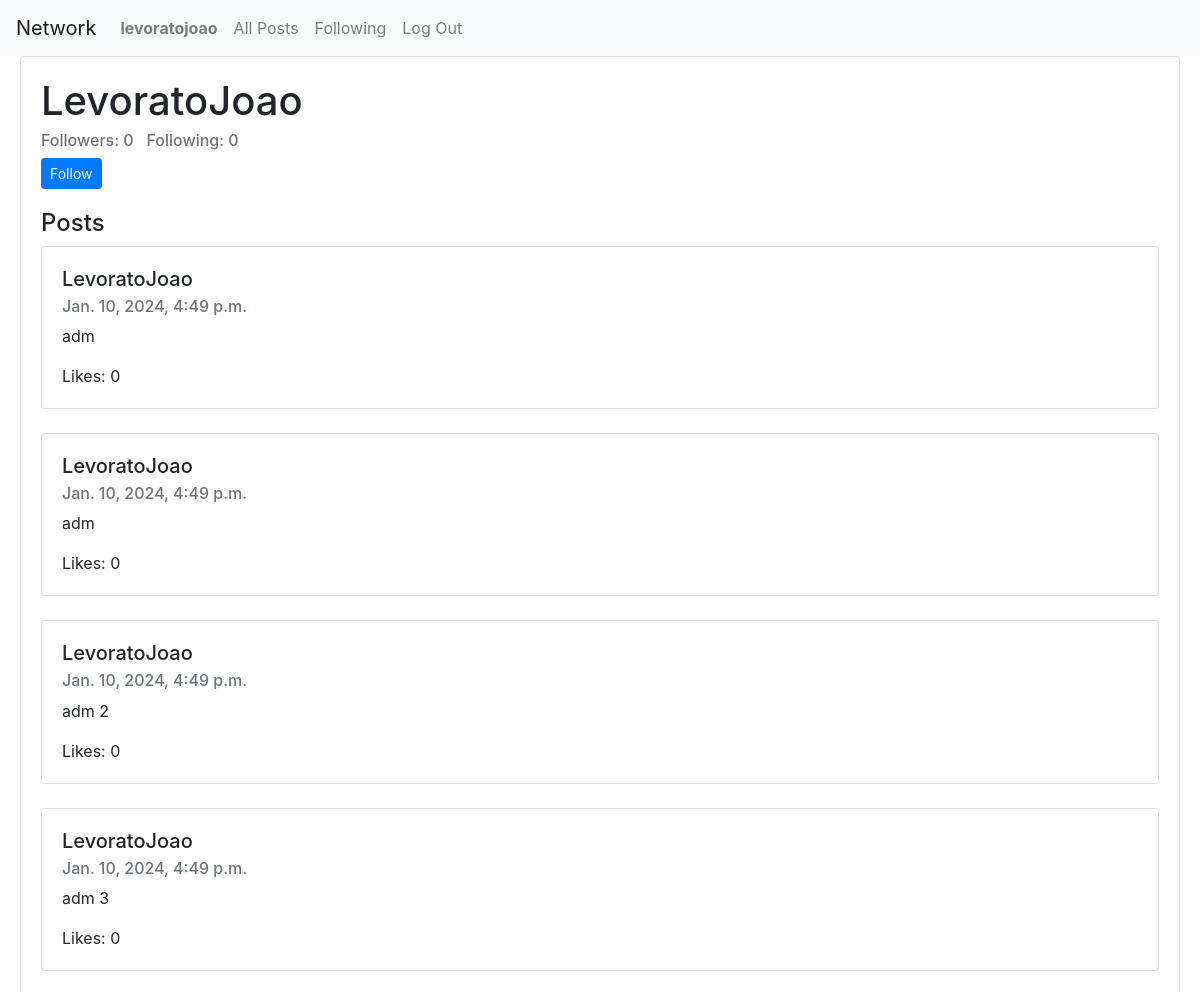
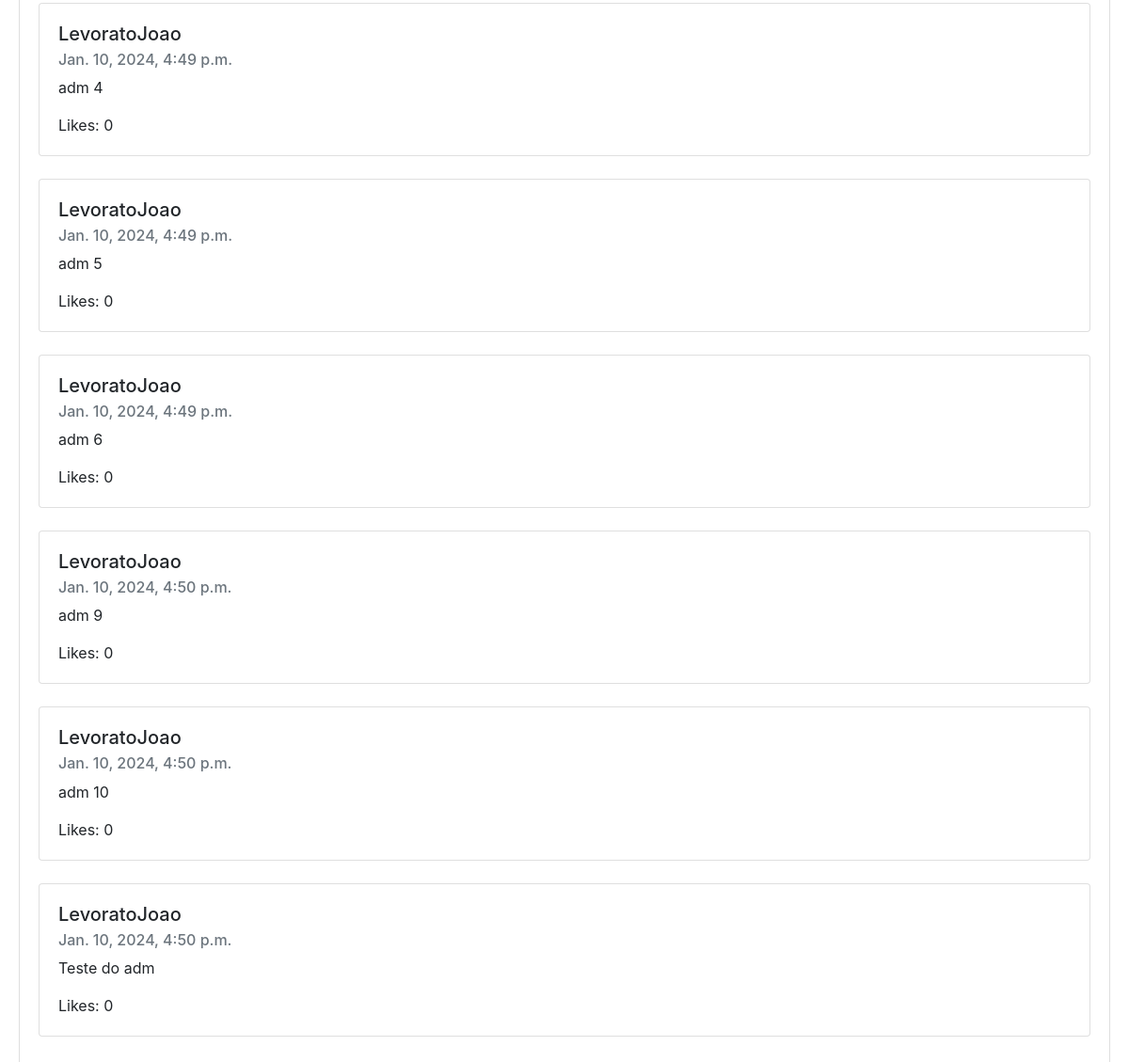
The app's page /profile/LevoratoJoao (signed in) with its own data (2 pictures, top to bottom).
### network/models.py (models this page shows, shortened)
class User(AbstractUser):
    pass

class Posts(models.Model):
    poster = models.ForeignKey(User, on_delete=models.CASCADE, blank=True, related_name="poster")
    content = models.TextField(max_length=500)
    creationDate = models.DateTimeField(auto_now_add=True, null=True, blank=True)
    likes = models.ManyToManyField(User, blank=True, null=True, related_name="likes")

### network/views.py (the view)
# urls.py: path("profile/<str:poster_name>", views.profile_view, name="profile"),
def profile_view(request, poster_name):
    isFollowing = False
    try:
        user = User.objects.get(username=poster_name)
        posts = Posts.objects.filter(poster=user)
    except:
        return HttpResponseRedirect(reverse("index"))
    if request.user.is_authenticated:
        aux = Followers.objects.filter(follower=user, following=request.user).exists()
        if aux:
            isFollowing = True
    if request.method == "GET":
        return render(request, "network/profile.html", {
            "profile": user,
            "posts": posts,
            "isFollowing": isFollowing
        })
    else:
        return HttpResponseRedirect(reverse("index"))

### network/templates/network/profile.html (shortened to what this page needs)
{% extends 'network/layout.html' %}
{% block body %}
    <div id="profile-page">
        <div id="profile" class="card" style="margin-left: 20px; margin-right: 20px;">
            <div class="card-body">
                <h1 class="card-title">{{ profile.username }}</h1>
                <h6 class="card-subtitle mb-2 text-muted">Followers: {{ profile.follower.count }} &nbsp; Following: {{ profile.following.count }}</h6>
                {% if request.user.username != profile.username and user.is_authenticated %}
                    <form {% if isFollowing %} action="{% url 'unfollow' profile.username %}" {% else %} action="{% url 'follow' profile.username %}" {% endif %} method="post">
                        <input type="submit" {% if isFollowing %} class="btn btn-danger btn-sm" value="Unfollow" {% else %} class="btn btn-primary btn-sm" value="Follow" {% endif %}>
                    </form>
                {% endif %}
            </div>
            <div id="posts" style="margin-left: 20px; margin-right: 20px; margin-bottom: 20px;">
                <h4>Posts</h4>
                {% for post in posts %}
                    <div class="card">
                        <div class="card-body">
                            <h5 class="card-title">{{ post.poster }}</h5>
                            <h6 class="card-subtitle mb-2 text-muted">{{ post.creationDate }}</h6>
                            <p class="card-text">{{ post.content }}</p>
                            <p class="card-text">Likes: {{ post.lokes|length }}</p>
                        </div>
                    </div>
                    <br>
                {% endfor %}
            </div>
        </div>
    </div>
{% endblock %}

### network/templates/network/layout.html (shortened to what this page needs)
{% load static %}
<!DOCTYPE html>
<html lang="en">
    <head>
        <link rel="stylesheet" href="https://stackpath.bootstrapcdn.com/bootstrap/4.4.1/css/bootstrap.min.css">
        <link href="{% static 'network/styles.css' %}" rel="stylesheet">
    </head>
    <body>
        <nav class="navbar navbar-expand-lg navbar-light bg-light">
            <a class="navbar-brand" href="{% url 'index' %}">Network</a>
            <div>
              <ul class="navbar-nav mr-auto">
                {% if user.is_authenticated %}
                    <li class="nav-item">
                        <a class="nav-link" href="#"><strong>{{ user.username }}</strong></a>
                    </li>
                {% endif %}
                <li class="nav-item">
                  <a class="nav-link" href="{% url 'index' %}">All Posts</a>
                </li>
                {% if user.is_authenticated %}
                    <li class="nav-item">
                        <a class="nav-link" href="{% url 'following' user.username %}">Following</a>
                    </li>
                    <li class="nav-item">
                        <a class="nav-link" href="{% url 'logout' %}">Log Out</a>
                    </li>
                {% endif %}
              </ul>
            </div>
          </nav>
        <div class="body">
            {% block body %}
            {% endblock %}
        </div>
    </body>
</html>

### network/static/network/styles.css (style rules this page uses)
#posts { margin-left: 20px; margin-right: 20px; }

### records on screen
User: username "levoratojoao"
User: username "LevoratoJoao", follower.count "0", following.count "0"
Posts: poster "LevoratoJoao", creationDate "Jan. 10, 2024, 4:49 p.m.", content "adm", lokes|length "0"
Posts: poster "LevoratoJoao", creationDate "Jan. 10, 2024, 4:49 p.m.", content "adm", lokes|length "0"
Posts: poster "LevoratoJoao", creationDate "Jan. 10, 2024, 4:49 p.m.", content "adm 2", lokes|length "0"
Posts: poster "LevoratoJoao", creationDate "Jan. 10, 2024, 4:49 p.m.", content "adm 3", lokes|length "0"
Posts: poster "LevoratoJoao", creationDate "Jan. 10, 2024, 4:49 p.m.", content "adm 4", lokes|length "0"
Posts: poster "LevoratoJoao", creationDate "Jan. 10, 2024, 4:49 p.m.", content "adm 5", lokes|length "0"
Posts: poster "LevoratoJoao", creationDate "Jan. 10, 2024, 4:49 p.m.", content "adm 6", lokes|length "0"
Posts: poster "LevoratoJoao", creationDate "Jan. 10, 2024, 4:50 p.m.", content "adm 9", lokes|length "0"
Posts: poster "LevoratoJoao", creationDate "Jan. 10, 2024, 4:50 p.m.", content "adm 10", lokes|length "0"
Posts: poster "LevoratoJoao", creationDate "Jan. 10, 2024, 4:50 p.m.", content "Teste do adm", lokes|length "0"
